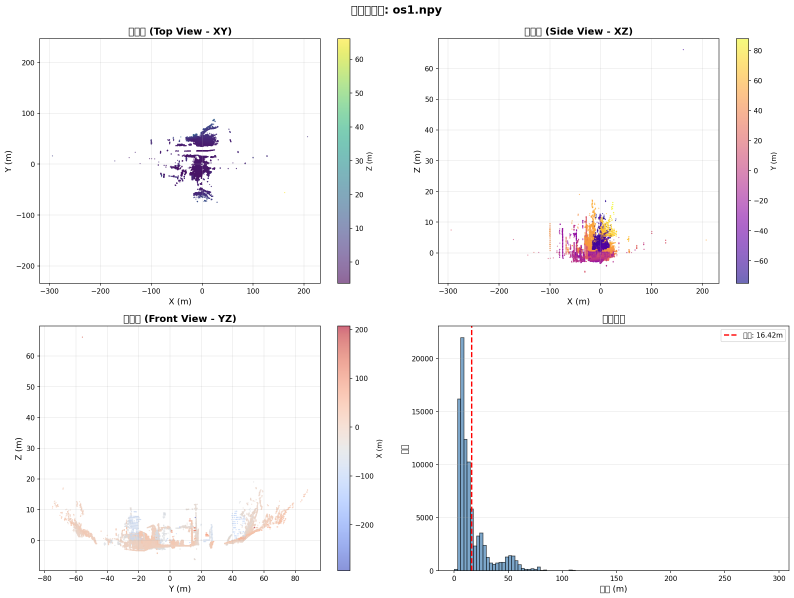
#> input picture src/dprt/datasets/kradar/utils/pointcloud_visu_os1.png, 2382 x 1794 px (shown at 1/3 size); its folder holds only this picture in this run
$ python -i processor.py   (imports and definitions only)
#> lines starting #> are read from the running program, lines starting #| are printed output that depends on the picture
from __future__ import annotations  # noqa: F407

import os
import os.path as osp
from copy import deepcopy
from concurrent.futures import ThreadPoolExecutor
from functools import cache
from glob import glob
from typing import Any, Dict, List, Tuple, Union

import cv2
import numpy as np
from tqdm import tqdm
from scipy.io import loadmat
from pypcd import pypcd

from dprt.datasets.kradar.utils import radar_info
from dprt.datasets.kradar.utils import split


# [908 lines that did not run here, left out]

def prepare_kradar(*args, **kwargs):
    return KRadarProcessor.from_config(*args, **kwargs)

>>> import cv2
>>> picture = cv2.imread('utils/pointcloud_visu_os1.png', cv2.IMREAD_GRAYSCALE)
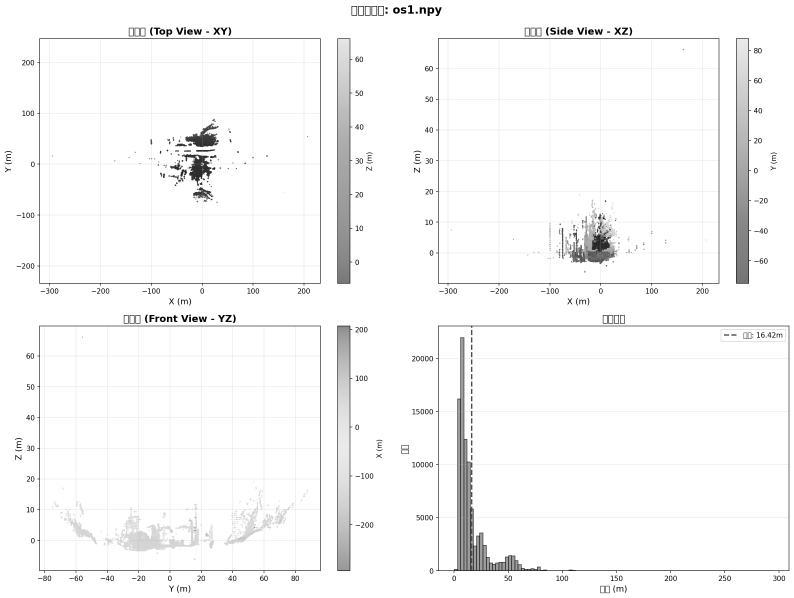
#> picture: shape (1794, 2382) (shown at 1/3 size); min 0, max 255, mean 247.9
#> (the run stopped early here; a loop or call above may not have finished)

$ run again, on src/dprt/datasets/kradar/utils/topview_intensity_11_os1.png
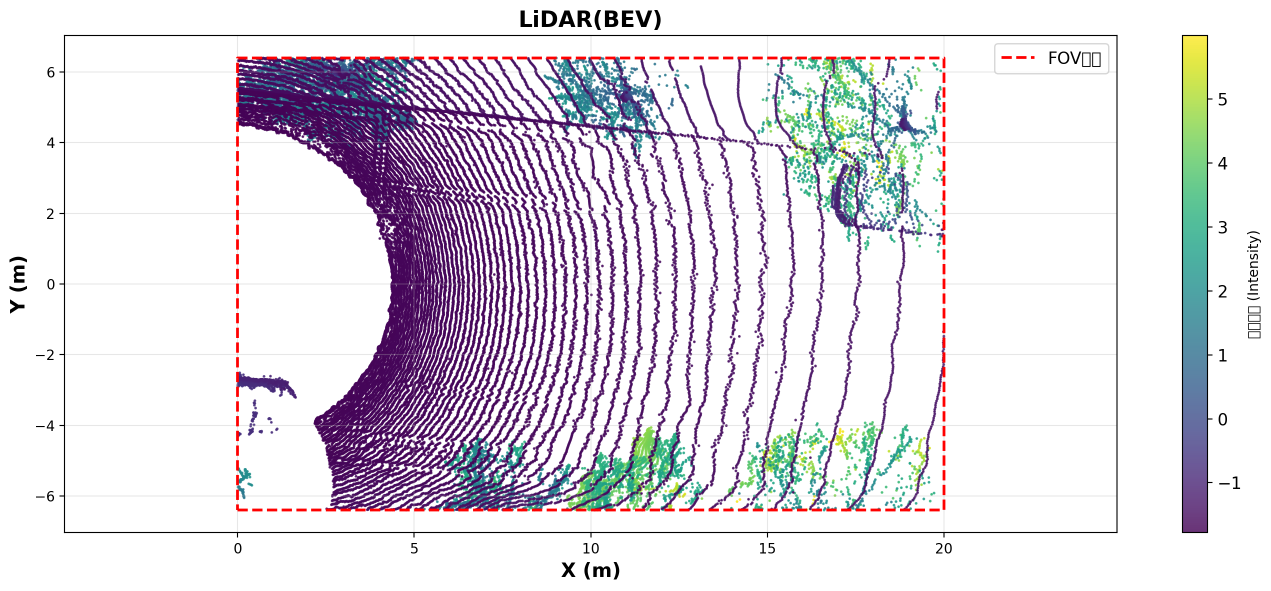
#> input picture src/dprt/datasets/kradar/utils/topview_intensity_11_os1.png, 2542 x 1182 px (shown at 1/2 size)
#> `picture = cv2.imread('utils/pointcloud_visu_os1.png', cv2.IMREAD_GRAYS..`:
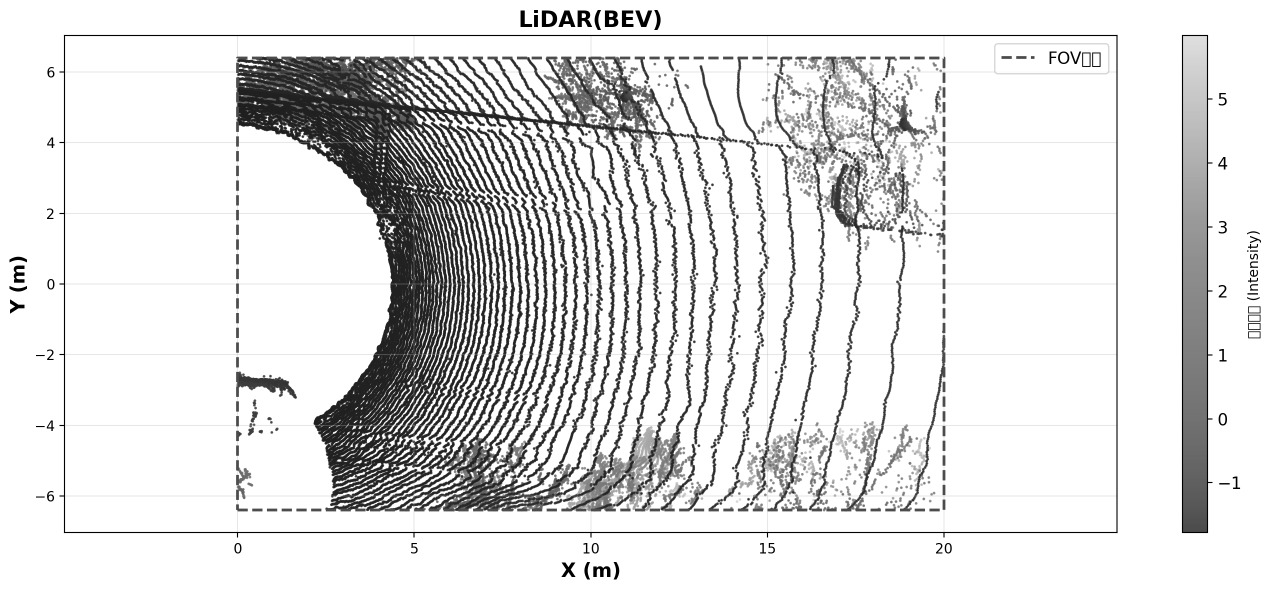
#> picture: shape (1182, 2542) (shown at 1/2 size); min 0, max 255, mean 222.3
